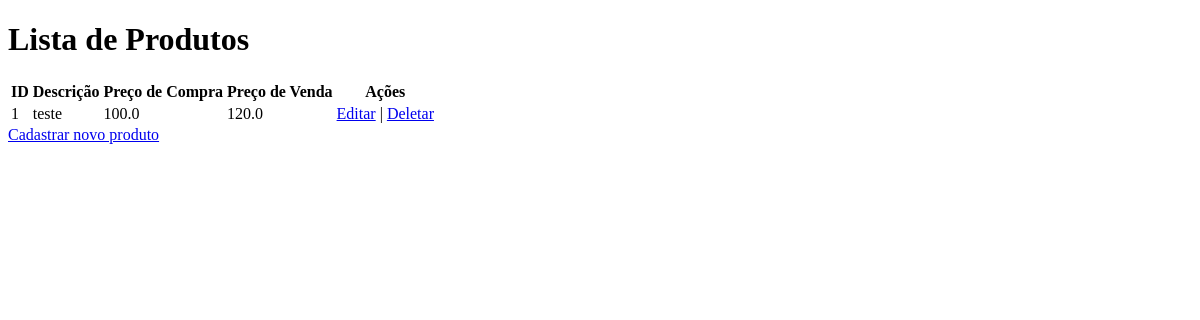
The page /produtos/listar on the database as committed earlier.
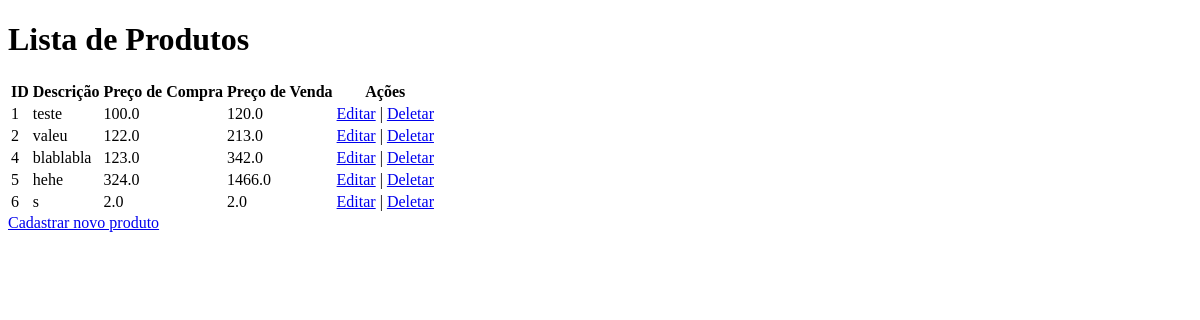
The same page on the database as committed later.
### tables this page shows
CREATE TABLE produtos (
                                        idproduto INTEGER PRIMARY KEY AUTOINCREMENT,
                                        descricao TEXT NOT NULL,
                                        precocompra REAL NOT NULL,
                                        precovenda REAL NOT NULL,
                                        datacriacao TEXT NOT NULL
);

### API.py (the view)
@app.route('/produtos/listar', methods=['GET'])
def listar():
    try:
        conn = sqlite3.connect('database/db-produtos.db')
        sql = 'SELECT * FROM produtos'
        cur = conn.cursor()
        cur.execute(sql)
        registros = cur.fetchall()
        return render_template('listar.html', regs=registros)
    except Error as e:
        print(e)
    finally:
        conn.close()

### templates/listar.html (shortened to what this page needs)
<!DOCTYPE html>
<html lang="pt-br">
<head>
</head>
<body>
    <h1>Lista de Produtos</h1>
    <table>
        <tr>
            <th>ID</th>
            <th>Descrição</th>
            <th>Preço de Compra</th>
            <th>Preço de Venda</th>
            <th>Ações</th>
        </tr>
        {% for produto in regs %}
            <tr>
                <td>{{ produto[0] }}</td>
                <td>{{ produto[1] }}</td>
                <td>{{ produto[2] }}</td>
                <td>{{ produto[3] }}</td>
                <td>
                    <a href="{{ url_for('editar', idproduto=produto[0]) }}">Editar</a> |
                    <a href="{{ url_for('deletar', idproduto=produto[0]) }}" onclick="return confirm('Tem certeza que deseja excluir?')">Deletar</a>
                </td>
            </tr>
        {% endfor %}
    </table>
    <a href="{{ url_for('cadastrar') }}">Cadastrar novo produto</a>
</body>
</html>

Rows that differ between the two databases and show on the page:
added produtos: idproduto "2", descricao "valeu", precocompra "122.0", precovenda "213.0"
added produtos: idproduto "4", descricao "blablabla", precocompra "123.0", precovenda "342.0"
added produtos: idproduto "5", descricao "hehe", precocompra "324.0", precovenda "1466.0"
added produtos: idproduto "6", descricao "s", precocompra "2.0", precovenda "2.0"
